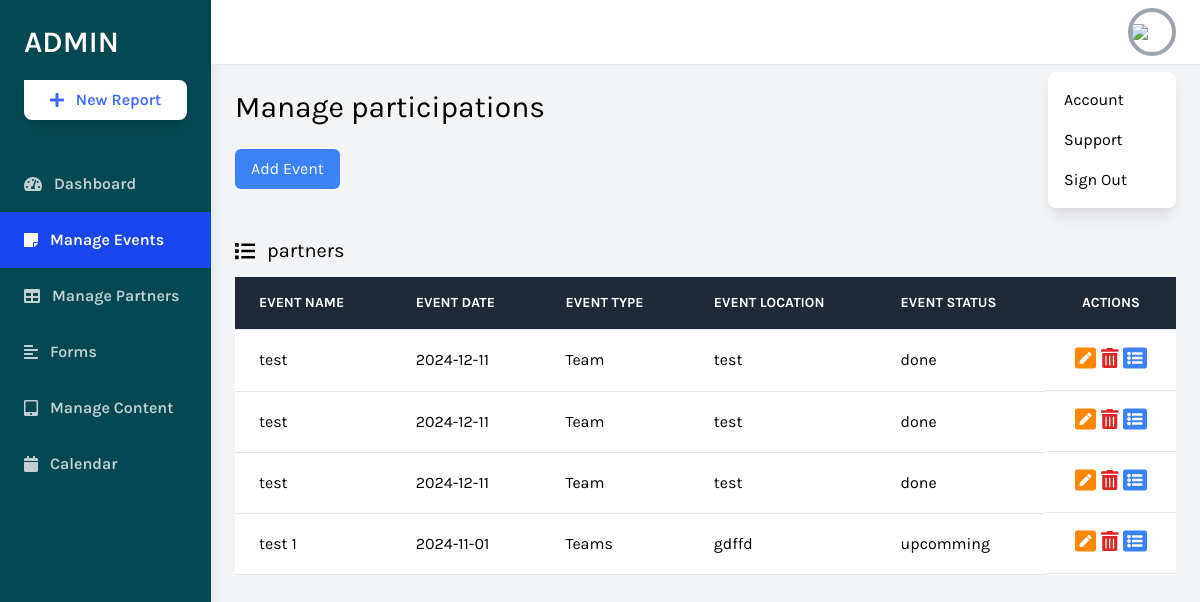
The page /daskboard/events.php on the database as committed earlier.
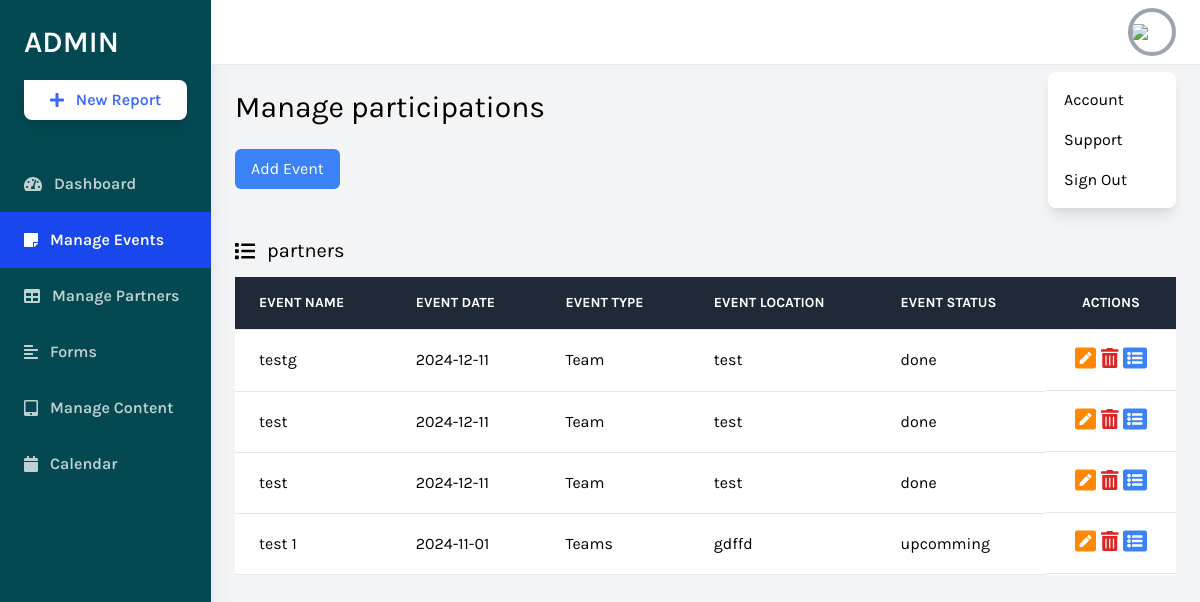
The same page on the database as committed later.
### tables this page shows
CREATE TABLE `evenements` (
  `IDevent` int(11) NOT NULL,
  `Nom` varchar(20) NOT NULL,
  `Description` varchar(1000) NOT NULL,
  `Location` varchar(100) NOT NULL,
  `Date` date NOT NULL,
  `startTime` time NOT NULL,
  `endTime` time NOT NULL,
  `eventType` varchar(20) NOT NULL,
  `Status` varchar(20) NOT NULL,
  `eventImage` varchar(20) NOT NULL,
  `trash` float NOT NULL
);

### daskboard/events.php (the view, shortened to what the changed rows need)
<?php
include "conn.php";
$req = "select * from evenements";
$res = mysqli_query($conn, $req);
?>
<!DOCTYPE html>
<html lang="en">
<head>
    <link rel="stylesheet" href="https://cdnjs.cloudflare.com/ajax/libs/font-awesome/4.7.0/css/font-awesome.min.css">
    <link href="https://cdnjs.cloudflare.com/ajax/libs/tailwindcss/2.2.19/tailwind.min.css" rel="stylesheet">
</head>
<body class="bg-gray-100 font-family-karla flex">
    <div class="relative w-full flex flex-col h-screen overflow-y-hidden">
        <div class="w-full h-screen overflow-x-hidden border-t flex flex-col">
            <main class="w-full flex-grow p-6">
                <h1 class="text-3xl text-black pb-6">Manage participations</h1>
                <div class="w-full mt-12">
                    <div class="bg-white overflow-auto">
                        <table class="text-left w-full border-collapse">
                            <thead>
                                <tr class="bg-gray-800 text-white">
                                    <th
                                        class="py-4 px-6 bg-grey-lightest font-bold uppercase text-sm text-grey-dark border-b border-grey-light">
                                        Event Name</th>
                                    <th
                                        class="py-4 px-6 bg-grey-lightest font-bold uppercase text-sm text-grey-dark border-b border-grey-light">
                                        Event Date</th>
                                    <th
                                        class="py-4 px-6 bg-grey-lightest font-bold uppercase text-sm text-grey-dark border-b border-grey-light">
                                        Event Type</th>
                                    <th
                                        class="py-4 px-6 bg-grey-lightest font-bold uppercase text-sm text-grey-dark border-b border-grey-light">
                                        Event Location</th>
                                    <th
                                        class="py-4 px-6 bg-grey-lightest font-bold uppercase text-sm text-grey-dark border-b border-grey-light">
                                        Event Status</th>
                                    <th
                                        class="text-center py-4 px-6 bg-grey-lightest font-bold uppercase text-sm text-grey-dark border-b border-grey-light">
                                        Actions</th>
                                </tr>
                            </thead>
                            <tbody>
                                <tr class="hover:bg-grey-lighter">
                                    <?php
                                    if(mysqli_num_rows($res)) {
                                        while($row = mysqli_fetch_assoc($res)) {
                                            echo "<td class='py-4 px-6 border-b border-grey-light'>" .$row['Nom'] ."</td>";
                                            echo "<td class='py-4 px-6 border-b border-grey-light'>" .$row['Date'] ."</td>";
                                            echo "<td class='py-4 px-6 border-b border-grey-light'>" .$row['eventType'] ."</td>";
                                            echo "<td class='py-4 px-6 border-b border-grey-light'>" .$row['Location'] ."</td>";
                                            echo "<td class='py-4 px-6 border-b border-grey-light'>" .$row['Status'] ."</td>";
                                            echo "<td class='py-4 px-6 border-b border-grey-light flex items-center justify-evenly'>
                                            <a href='editEvent.php?eventID=".$row['IDevent']."'>
                                            <i class='fas fa-pen-square text-2xl'
                                                style='color: rgb(255, 136, 0);'></i></a>
                                        <a href='deteleEvent.php?eventID=".$row['IDevent']."'>
                                            <i class='fas fa-trash-alt text-xl text-red-600' aria-hidden='true'></i></a>
                                        <a href='participants.php?eventID=".$row['IDevent']."'>
                                            <i class='fas fa-list-alt text-2xl text-blue-500' aria-hidden='true'></i>
                                        </a>
                                    </td>
                                </tr>";
                                        }
                                    }
                                    ?>
                            </tbody>
                        </table>
                    </div>
            </main>
        </div>
    </div>
</body>
</html>

Rows that differ between the two databases and show on the page:
changed evenements: Nom "test" → "testg"
